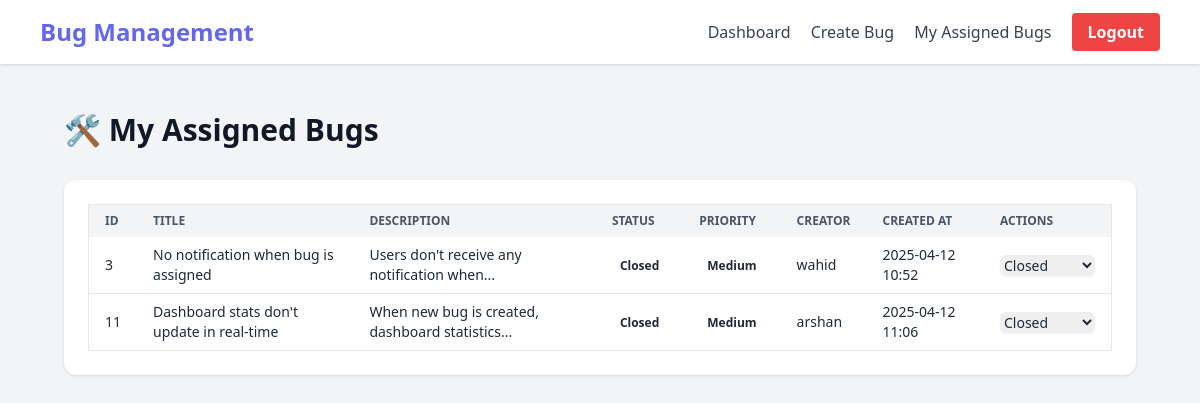
Page /user/assigned_bugs (signed in) on the committed database.
### app.py (models this page shows, shortened)
class Bug(db.Model):
    id = db.Column(db.Integer, primary_key=True)
    title = db.Column(db.String(100), nullable=False)
    description = db.Column(db.Text, nullable=False)
    status = db.Column(db.String(20), default='Open')
    priority = db.Column(db.String(20), default='Medium')
    created_at = db.Column(db.DateTime, default=datetime.utcnow)
    updated_at = db.Column(db.DateTime, default=datetime.utcnow, onupdate=datetime.utcnow)
    creator_id = db.Column(db.Integer, db.ForeignKey('user.id'), nullable=False)
    assignee_id = db.Column(db.Integer, db.ForeignKey('user.id'))

class User(UserMixin, db.Model):
    id = db.Column(db.Integer, primary_key=True)
    username = db.Column(db.String(80), unique=True, nullable=False)
    email = db.Column(db.String(120), unique=True, nullable=False)
    password_hash = db.Column(db.String(128))
    is_admin = db.Column(db.Boolean, default=False)
    bugs_created = db.relationship('Bug', backref='creator', lazy=True, foreign_keys='Bug.creator_id')
    bugs_assigned = db.relationship('Bug', backref='assignee', lazy=True, foreign_keys='Bug.assignee_id')

### app.py (the view)
@app.route('/user/assigned_bugs')
@login_required
def view_assigned_bugs():
    if current_user.is_admin:
        return redirect(url_for('admin_dashboard'))
    bugs = Bug.query.filter_by(assignee_id=current_user.id).all()
    return render_template('user/assigned_bugs.html', bugs=bugs)

### app.py (called while the page is built)
@login_manager.user_loader
def load_user(user_id):
    return User.query.get(int(user_id))

### templates/user/assigned_bugs.html (shortened to what this page needs)
{% extends "base.html" %}
{% block content %}
<div class="p-6 space-y-8 animate-fade-in">
    <h1 class="text-3xl font-bold text-gray-900">🛠️ My Assigned Bugs</h1>
    <div class="bg-white shadow rounded-xl p-6 overflow-x-auto">
        <table class="w-full text-sm text-left text-gray-800 border">
            <thead class="bg-gray-100 text-gray-600 uppercase text-xs">
                <tr>
                    <th class="px-4 py-2">ID</th>
                    <th class="px-4 py-2">Title</th>
                    <th class="px-4 py-2">Description</th>
                    <th class="px-4 py-2">Status</th>
                    <th class="px-4 py-2">Priority</th>
                    <th class="px-4 py-2">Creator</th>
                    <th class="px-4 py-2">Created At</th>
                    <th class="px-4 py-2">Actions</th>
                </tr>
            </thead>
            <tbody class="divide-y">
                {% for bug in bugs %}
                <tr class="hover:bg-gray-50 transition">
                    <td class="px-4 py-2">{{ bug.id }}</td>
                    <td class="px-4 py-2">{{ bug.title }}</td>
                    <td class="px-4 py-2">{{ bug.description|truncate(50) }}</td>
                    <td class="px-4 py-2">
                        <span class="px-2 py-1 rounded-full text-xs font-semibold
                           ">
                            {{ bug.status }}
                        </span>
                    </td>
                    <td class="px-4 py-2">
                        <span class="px-2 py-1 rounded-full text-xs font-semibold
                            ">
                            {{ bug.priority }}
                        </span>
                    </td>
                    <td class="px-4 py-2">{{ bug.creator.username }}</td>
                    <td class="px-4 py-2">{{ bug.created_at.strftime('%Y-%m-%d %H:%M') }}</td>
                    <td class="px-4 py-2">
                        <form method="POST" action="{{ url_for('user_update_bug_status', bug_id=bug.id) }}">
                            <select name="status" class="rounded-md border-gray-300 text-sm shadow-sm focus:ring-2 focus:ring-blue-400" onchange="this.form.submit()">
                                <option value="Closed" {% if bug.status == 'Closed' %}selected{% endif %}>Closed</option>
                            </select>
                        </form>
                    </td>
                </tr>
                {% endfor %}
            </tbody>
        </table>
    </div>
</div>
{% endblock %}

### templates/user/assigned_bugs.html (style rules this page uses)
.animate-fade-in { animation: fade-in 0.4s ease-in-out; }

### rows in the picture
Bug: id "3", title "No notification when bug is assigned", description "Users don't receive any notification when...", status "Closed", priority "Medium", creator.username "wahid", created_at "2025-04-12 10:52"
Bug: id "11", title "Dashboard stats don't update in real-time", description "When new bug is created, dashboard statistics...", status "Closed", priority "Medium", creator.username "arshan", created_at "2025-04-12 11:06"
